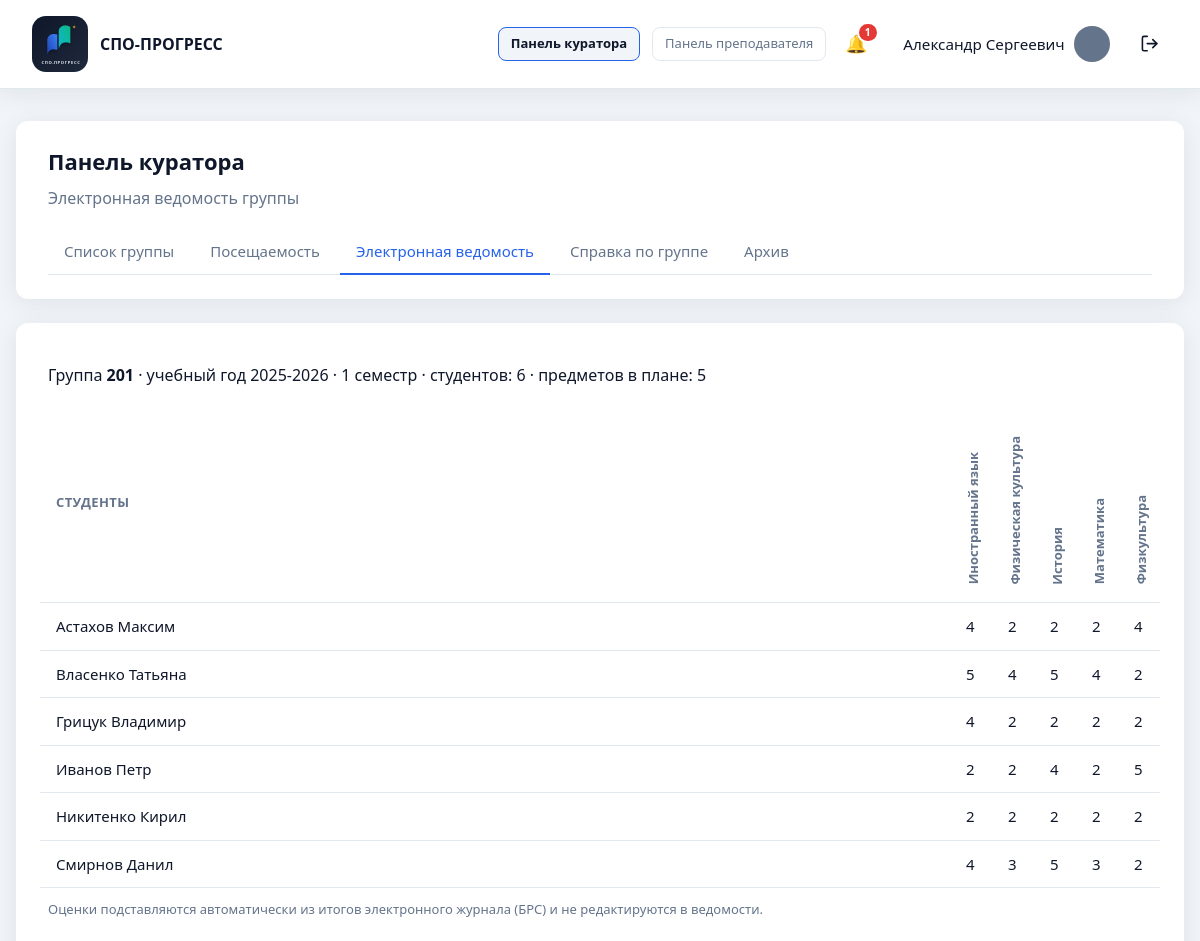
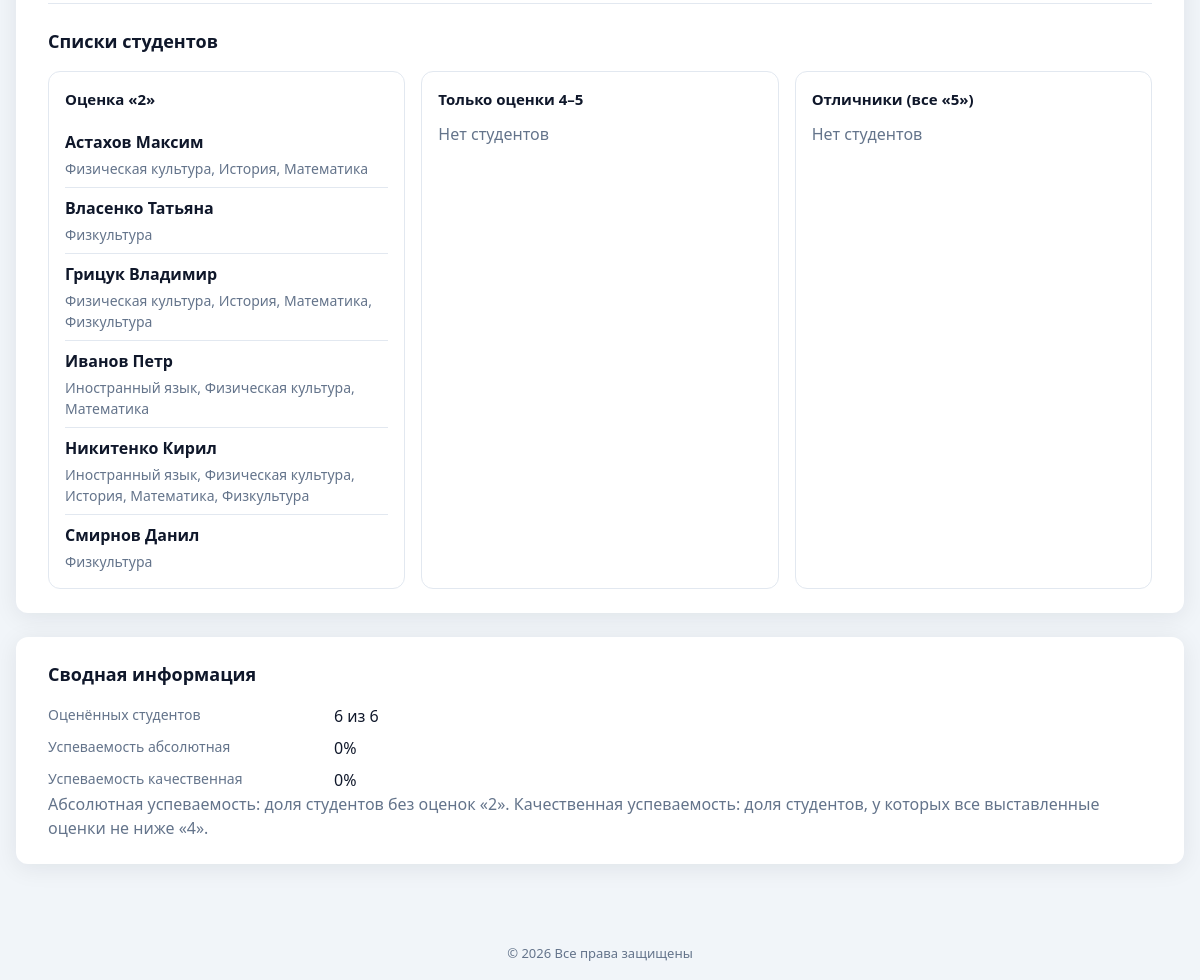
/curator/grades.php (signed in), run on the app's committed database (2 pictures, top to bottom).
### tables this page shows
CREATE TABLE `users` (
  `id` int UNSIGNED NOT NULL,
  `email` varchar(255) NOT NULL,
  `password_hash` varchar(255) NOT NULL,
  `password_plain` varchar(64) DEFAULT NULL,
  `full_name` varchar(255) NOT NULL,
  `phone` varchar(50) NOT NULL DEFAULT '',
  `position` varchar(255) NOT NULL DEFAULT '',
  `education` varchar(500) NOT NULL DEFAULT '',
  `additional_info` text,
  `avatar` varchar(255) NOT NULL DEFAULT 'icon:default',
  `role` enum('admin','teacher','student') NOT NULL DEFAULT 'teacher',
  `is_active` tinyint(1) NOT NULL DEFAULT '1',
  `created_at` datetime NOT NULL DEFAULT CURRENT_TIMESTAMP,
  `updated_at` datetime NOT NULL DEFAULT CURRENT_TIMESTAMP ON UPDATE CURRENT_TIMESTAMP
);

CREATE TABLE `study_groups` (
  `id` int UNSIGNED NOT NULL,
  `number` varchar(50) NOT NULL,
  `specialty_id` int UNSIGNED NOT NULL,
  `curator_id` int UNSIGNED DEFAULT NULL,
  `created_at` datetime NOT NULL DEFAULT CURRENT_TIMESTAMP,
  `updated_at` datetime NOT NULL DEFAULT CURRENT_TIMESTAMP ON UPDATE CURRENT_TIMESTAMP
);

CREATE TABLE `app_settings` (
  `setting_key` varchar(100) NOT NULL,
  `setting_value` text NOT NULL,
  `updated_at` datetime NOT NULL DEFAULT CURRENT_TIMESTAMP ON UPDATE CURRENT_TIMESTAMP
);

CREATE TABLE `curriculum_items` (
  `id` int UNSIGNED NOT NULL,
  `curriculum_plan_id` int UNSIGNED NOT NULL,
  `subject_id` int UNSIGNED NOT NULL,
  `teacher_id` int UNSIGNED DEFAULT NULL,
  `semester` enum('1','2','both') NOT NULL,
  `sort_order` int UNSIGNED NOT NULL DEFAULT '1',
  `created_at` datetime NOT NULL DEFAULT CURRENT_TIMESTAMP,
  `updated_at` datetime NOT NULL DEFAULT CURRENT_TIMESTAMP ON UPDATE CURRENT_TIMESTAMP
);

CREATE TABLE `subjects` (
  `id` int UNSIGNED NOT NULL,
  `name` varchar(255) NOT NULL,
  `created_at` datetime NOT NULL DEFAULT CURRENT_TIMESTAMP
);

CREATE TABLE `students` (
  `id` int UNSIGNED NOT NULL,
  `group_id` int UNSIGNED NOT NULL,
  `user_id` int UNSIGNED DEFAULT NULL,
  `full_name` varchar(255) NOT NULL,
  `phone` varchar(50) NOT NULL DEFAULT '',
  `snils` varchar(14) NOT NULL DEFAULT '',
  `birth_date` date DEFAULT NULL,
  `gender` enum('male','female') DEFAULT NULL,
  `mother_name` varchar(255) NOT NULL DEFAULT '',
  `mother_phone` varchar(50) NOT NULL DEFAULT '',
  `mother_workplace` varchar(500) NOT NULL DEFAULT '',
  `father_name` varchar(255) NOT NULL DEFAULT '',
  `father_phone` varchar(50) NOT NULL DEFAULT '',
  `father_workplace` varchar(500) NOT NULL DEFAULT '',
  `address_registered` varchar(500) NOT NULL DEFAULT '',
  `address_region` varchar(255) NOT NULL DEFAULT '',
  `address_district` varchar(255) NOT NULL DEFAULT '',
  `address_locality` varchar(255) NOT NULL DEFAULT '',
  `address_street` varchar(255) NOT NULL DEFAULT '',
  `address_house` varchar(50) NOT NULL DEFAULT '',
  `address_actual` varchar(500) NOT NULL DEFAULT '',
  `district` varchar(255) NOT NULL DEFAULT '',
  `is_low_income` tinyint(1) NOT NULL DEFAULT '0',
  `family_type` enum('complete','no_father','no_mother') DEFAULT NULL,
  `siblings_under_18` tinyint UNSIGNED NOT NULL DEFAULT '0',
  `residence_type` enum('family','dormitory','apartment') DEFAULT NULL,
  `is_nonresident` tinyint(1) NOT NULL DEFAULT '0',
  `without_parental_care` tinyint(1) NOT NULL DEFAULT '0',
  `created_at` datetime NOT NULL DEFAULT CURRENT_TIMESTAMP,
  `updated_at` datetime NOT NULL DEFAULT CURRENT_TIMESTAMP ON UPDATE CURRENT_TIMESTAMP
);

### curator/grades.php (the view, shortened to what the rows shown need)
<?php
require_once __DIR__ . '/../includes/auth.php';
require_once __DIR__ . '/../includes/gradebook.php';
require_once __DIR__ . '/../includes/grading.php';
require_curator_panel();
$groups = get_groups_for_curator();
$groupId = isset($_GET['group_id']) ? (int) $_GET['group_id'] : 0;
if ($groupId === 0 && count($groups) === 1) {
    $groupId = (int) $groups[0]['id'];
}
$group = ($groupId > 0 && can_manage_group($groupId)) ? get_group_by_id($groupId) : null;
$students = $group ? get_students_by_group($groupId) : [];
$period = get_active_gradebook_period();
$year = $period['academic_year'];
$semester = $period['semester'];
$subjects = $group ? get_group_curriculum_subjects($groupId, $year, $semester) : [];
$grades = $group ? get_gradebook_grades_from_journal($groupId, $year, $semester) : [];
$summary = build_gradebook_summary($students, $subjects, $grades);
$studentLists = build_gradebook_student_lists($students, $subjects, $grades);
$gradingConfig = get_grading_config();
$showHeader = true;
$basePath = '../';
require __DIR__ . '/../includes/header.php';
?>
<div class="dashboard dashboard--wide">
    <section class="panel">
        <div class="panel__header">
            <div>
                <h1>Панель куратора</h1>
            </div>
        </div>
    </section>
    <section class="panel">
        <?php if (empty($groups)): ?>
        <?php elseif ($group === null): ?>
            <p class="text-muted">Сначала откройте вкладку «Список группы» и выберите группу.</p>
        <?php else: ?>
            <p>
                Группа <strong><?= e($group['number']) ?></strong>
                · учебный год <?= e($year) ?>
                · <?= e(semester_label($semester)) ?>
                · студентов: <?= count($students) ?>
                · предметов в плане: <?= count($subjects) ?>
            </p>
            <div class="table-wrap">
                <table class="table gradebook-table gradebook-table--readonly">
                    <thead>
                        <tr>
                            <th class="gradebook-table__student-col">Студенты</th>
                            <?php foreach ($subjects as $subject): ?>
                            <th class="gradebook-table__subject-col">
                                <span class="gradebook-subject-title"><?= e($subject['subject_name']) ?></span>
                            </th>
                            <?php endforeach; ?>
                        </tr>
                    </thead>
                    <tbody>
                        <?php foreach ($students as $student): ?>
                        <tr>
                            <td class="gradebook-table__student-col">
                                <?= e(person_last_first_name((string) $student['full_name'])) ?>
                            </td>
                            <?php foreach ($subjects as $subject): ?>
                            <?php
                            $studentId = (int) $student['id'];
                            $itemId = (int) $subject['curriculum_item_id'];
                            $value = $grades[$studentId][$itemId] ?? null;
                            ?>
                            <td class="gradebook-table__cell gradebook-table__grade-cell">
                                <?= $value !== null ? e((string) $value) : '—' ?>
                            </td>
                            <?php endforeach; ?>
                        </tr>
                        <?php endforeach; ?>
                    </tbody>
                </table>
            </div>
            <p class="text-muted table-hint">
                Оценки подставляются автоматически из итогов электронного журнала
                (<?= $gradingConfig['system'] === 'brs' ? 'БРС' : 'средний балл' ?>)
                и не редактируются в ведомости.
            </p>
            <div class="gradebook-lists">
                <h2>Списки студентов</h2>
                <div class="gradebook-lists__grid">
                    <div class="gradebook-lists__col">
                        <h3>Оценка «2»</h3>
                        <div>
                            <?php if ($studentLists['with_twos'] === []): ?>
                                <p class="text-muted">Нет студентов</p>
                            <?php else: ?>
                                <ul class="gradebook-lists__items">
                                    <?php foreach ($studentLists['with_twos'] as $item): ?>
                                    <li class="gradebook-lists__item">
                                        <strong><?= e(person_last_first_name((string) $item['full_name'])) ?></strong>
                                        <span class="gradebook-lists__subjects text-muted"><?= e(implode(', ', $item['subjects'])) ?></span>
                                    </li>
                                    <?php endforeach; ?>
                                </ul>
                            <?php endif; ?>
                        </div>
                    </div>
                    <div class="gradebook-lists__col">
                        <h3>Только оценки 4–5</h3>
                        <div>
                            <?php if ($studentLists['only_good'] === []): ?>
                                <p class="text-muted">Нет студентов</p>
                            <?php endif; ?>
                        </div>
                    </div>
                    <div class="gradebook-lists__col">
                        <h3>Отличники (все «5»)</h3>
                        <div>
                            <?php if ($studentLists['excellent'] === []): ?>
                                <p class="text-muted">Нет студентов</p>
                            <?php endif; ?>
                        </div>
                    </div>
                </div>
            </div>
        <?php endif; ?>
    </section>
    <?php if ($group !== null && !empty($subjects)): ?>
    <section class="panel panel--info">
        <h2>Сводная информация</h2>
        <dl class="profile-list">
            <dt>Оценённых студентов</dt>
            <dd><?= (int) $summary['assessed_students'] ?> из <?= (int) $summary['total_students'] ?></dd>
            <dt>Успеваемость абсолютная</dt>
            <dd><?= e((string) $summary['absolute_percent']) ?>%</dd>
            <dt>Успеваемость качественная</dt>
            <dd><?= e((string) $summary['quality_percent']) ?>%</dd>
        </dl>
        <p class="text-muted">
            Абсолютная успеваемость: доля студентов без оценок «2».
            Качественная успеваемость: доля студентов, у которых все выставленные оценки не ниже «4».
        </p>
    </section>
    <?php endif; ?>
</div>
<?php require __DIR__ . '/../includes/footer.php'; ?>

### includes/header.php (shortened to what the rows shown need)
<!DOCTYPE html>
<html lang="ru">
<head>
    <?php $basePath = $basePath ?? ''; ?>
    <link rel="stylesheet" href="<?= e($basePath) ?>assets/css/style.css">
</head>
<body>
    <div class="page">
        <?php if (!empty($showHeader)): ?>
        <header class="header">
            <?php if (is_logged_in()): ?>
            <?php
            $headerUser = current_user();
            $headerName = user_first_middle_name((string) ($headerUser['full_name'] ?? ''));
            $headerAvatar = (string) ($headerUser['avatar'] ?? 'icon:person');
            $appBase = app_base_path();
            $activePanel = current_header_panel();
            require_once __DIR__ . '/notifications.php';
            $headerUnreadCount = get_unread_notifications_count((int) $headerUser['id']);
            ?>
            <nav class="header__nav">
                <?php if (can_use_curator_panel()): ?>
                <a
                    href="<?= e($appBase) ?>curator/group.php"
                    class="btn btn--ghost btn--sm<?= $activePanel === 'curator' ? ' is-active' : '' ?>"
                >Панель куратора</a>
                <?php endif; ?>
                <?php if (can_use_teacher_panel()): ?>
                <a
                    href="<?= e($appBase) ?>teacher/subjects.php"
                    class="btn btn--ghost btn--sm<?= $activePanel === 'teacher' ? ' is-active' : '' ?>"
                >Панель преподавателя</a>
                <?php endif; ?>
                <a
                    href="<?= e($appBase) ?>notifications.php"
                    class="header__notify-btn<?= basename((string) ($_SERVER['SCRIPT_NAME'] ?? '')) === 'notifications.php' ? ' is-active' : '' ?>"
                    title="Уведомления"
                >
                    <span class="header__notify-icon" aria-hidden="true">🔔</span>
                    <?php if ($headerUnreadCount > 0): ?>
                    <span class="header__notify-badge"><?= $headerUnreadCount > 99 ? '99+' : (int) $headerUnreadCount ?></span>
                    <?php endif; ?>
                </a>
                <div class="header__account">
                    <a
                        href="<?= e($appBase) ?><?= is_student_user() ? 'student/cabinet.php' : 'cabinet.php' ?>"
                        class="header__cabinet-tab<?= ($activePanel === 'cabinet' || $activePanel === 'student') ? ' header__cabinet-tab--active' : '' ?>"
                        title="Личный кабинет"
                    >
                        <span class="header__user-name"><?= e($headerName) ?></span>
                        <?= render_user_avatar($headerAvatar, 'user-avatar--header', $basePath) ?>
                    </a>
                </div>
                <a
                    href="<?= e($basePath) ?>logout.php"
                    class="header__logout-btn"
                    title="Выйти"
                    aria-label="Выйти"
                >
                </a>
            </nav>
            <?php endif; ?>
        </header>
        <?php endif; ?>
        <main class="main">

### data on the page
users: full_name "Александр Сергеевич"
study_groups: number "201"
app_settings: setting_value "1 семестр"
curriculum_items: subject.name "Иностранный язык"
curriculum_items: subject.name "Физическая культура"
curriculum_items: subject.name "История"
curriculum_items: subject.name "Математика"
curriculum_items: subject.name "Физкультура"
students: full_name "Астахов Максим", id "4", id "2", subjects "Физическая культура, История, Математика"
students: full_name "Власенко Татьяна", id "5", id "4", id "2", subjects "Физкультура"
students: full_name "Грицук Владимир", id "4", id "2", subjects "Физическая культура, История, Математика, Физкультура"
students: full_name "Иванов Петр", id "2", id "4", id "5", subjects "Иностранный язык, Физическая культура, Математика"
students: full_name "Никитенко Кирил", id "2", subjects "Иностранный язык, Физическая культура, История, Математика, Физкультура"
students: full_name "Смирнов Данил", id "4", id "3", id "5", id "2", subjects "Физкультура", user "6"

### other printed values
$headerUnreadCount "1"
$year "2025-2026"
count($students) "6"
count($subjects) "5"
$summary['absolute_percent'] "0"
$summary['quality_percent'] "0"
